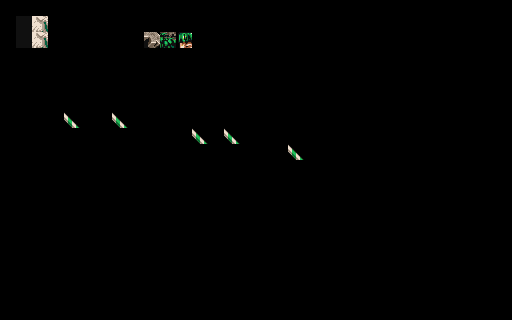

Tiled map render using the project's own tile images. Description and the whole map definition, tile-layer contents included, below:
An orthogonal 32x20 tile map with 16x16 px tiles, 1 tile layer (Tile Layer 1), 2 tilesets.

<map version="1.10" tiledversion="1.10.2" orientation="orthogonal" renderorder="right-down" width="32" height="20" tilewidth="16" tileheight="16" infinite="0" nextlayerid="2" nextobjectid="1">
 <tileset firstgid="1" source="assets/union.tsx" />
 <tileset firstgid="545" source="assets/level1.tsx" />
 <layer id="1" name="Tile Layer 1" width="32" height="20">
  <data encoding="csv">
0,0,0,0,0,0,0,0,0,0,0,0,0,0,0,0,0,0,0,0,0,0,0,0,0,0,0,0,0,0,0,0,
0,2,3,0,0,0,0,0,0,0,0,0,0,0,0,0,0,0,0,0,0,0,0,0,0,0,0,0,0,0,0,0,
0,2,3,0,0,0,0,0,0,545,546,552,0,0,0,0,0,0,0,0,0,0,0,0,0,0,0,0,0,0,0,0,
0,0,0,0,0,0,0,0,0,0,0,0,0,0,0,0,0,0,0,0,0,0,0,0,0,0,0,0,0,0,0,0,
0,0,0,0,0,0,0,0,0,0,0,0,0,0,0,0,0,0,0,0,0,0,0,0,0,0,0,0,0,0,0,0,
0,0,0,0,0,0,0,0,0,0,0,0,0,0,0,0,0,0,0,0,0,0,0,0,0,0,0,0,0,0,0,0,
0,0,0,0,0,0,0,0,0,0,0,0,0,0,0,0,0,0,0,0,0,0,0,0,0,0,0,0,0,0,0,0,
0,0,0,0,234,0,0,234,0,0,0,0,0,0,0,0,0,0,0,0,0,0,0,0,0,0,0,0,0,0,0,0,
0,0,0,0,0,0,0,0,0,0,0,0,234,0,234,0,0,0,0,0,0,0,0,0,0,0,0,0,0,0,0,0,
0,0,0,0,0,0,0,0,0,0,0,0,0,0,0,0,0,0,234,0,0,0,0,0,0,0,0,0,0,0,0,0,
0,0,0,0,0,0,0,0,0,0,0,0,0,0,0,0,0,0,0,0,0,0,0,0,0,0,0,0,0,0,0,0,
0,0,0,0,0,0,0,0,0,0,0,0,0,0,0,0,0,0,0,0,0,0,0,0,0,0,0,0,0,0,0,0,
0,0,0,0,0,0,0,0,0,0,0,0,0,0,0,0,0,0,0,0,0,0,0,0,0,0,0,0,0,0,0,0,
0,0,0,0,0,0,0,0,0,0,0,0,0,0,0,0,0,0,0,0,0,0,0,0,0,0,0,0,0,0,0,0,
0,0,0,0,0,0,0,0,0,0,0,0,0,0,0,0,0,0,0,0,0,0,0,0,0,0,0,0,0,0,0,0,
0,0,0,0,0,0,0,0,0,0,0,0,0,0,0,0,0,0,0,0,0,0,0,0,0,0,0,0,0,0,0,0,
0,0,0,0,0,0,0,0,0,0,0,0,0,0,0,0,0,0,0,0,0,0,0,0,0,0,0,0,0,0,0,0,
0,0,0,0,0,0,0,0,0,0,0,0,0,0,0,0,0,0,0,0,0,0,0,0,0,0,0,0,0,0,0,0,
0,0,0,0,0,0,0,0,0,0,0,0,0,0,0,0,0,0,0,0,0,0,0,0,0,0,0,0,0,0,0,0,
0,0,0,0,0,0,0,0,0,0,0,0,0,0,0,0,0,0,0,0,0,0,0,0,0,0,0,0,0,0,0,0
</data>
 </layer>
</map>
